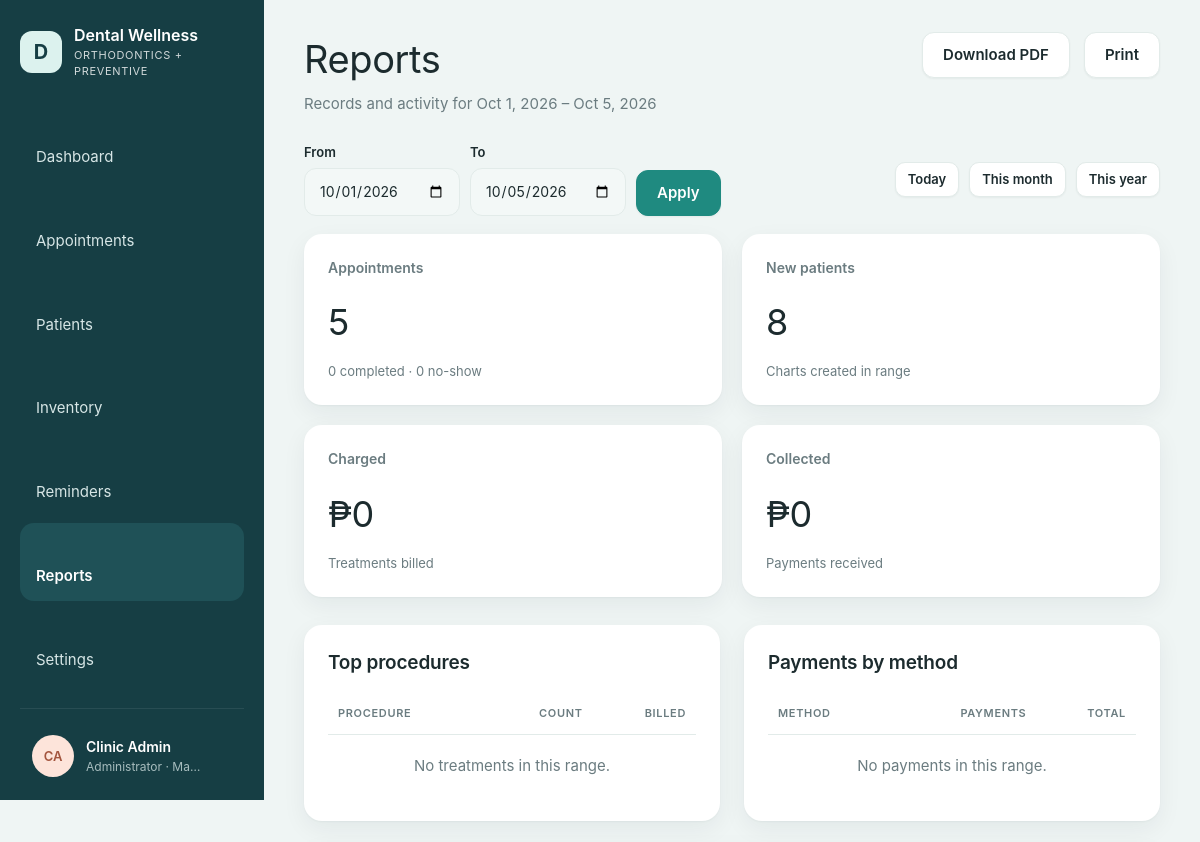
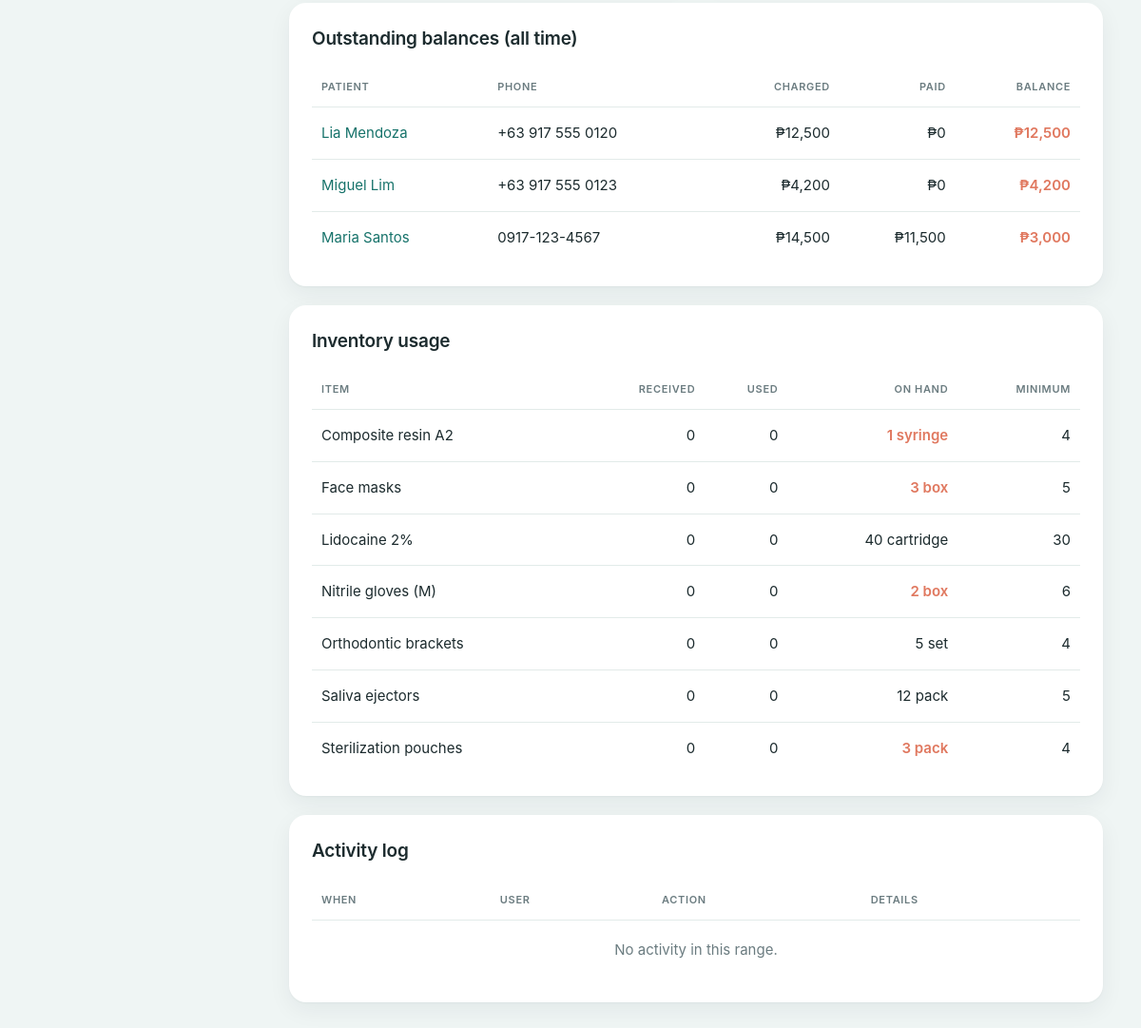
The page /reports/index.php (signed in) on the database its author committed (2 pictures, top to bottom).
### tables this page shows
CREATE TABLE IF NOT EXISTS users (
    id            INT UNSIGNED AUTO_INCREMENT PRIMARY KEY,
    name          VARCHAR(120) NOT NULL,
    username      VARCHAR(60)  NOT NULL UNIQUE,
    password_hash VARCHAR(255) NOT NULL,
    role          ENUM('admin','dentist','staff') NOT NULL DEFAULT 'staff',
    is_active     TINYINT(1) NOT NULL DEFAULT 1,
    last_login_at DATETIME NULL,
    created_at    DATETIME NOT NULL DEFAULT CURRENT_TIMESTAMP
);

CREATE TABLE IF NOT EXISTS patients (
    id                     INT UNSIGNED AUTO_INCREMENT PRIMARY KEY,
    record_no              VARCHAR(20) NULL UNIQUE,
    full_name              VARCHAR(150) NOT NULL,
    birth_date             DATE NULL,
    sex                    ENUM('female','male') NULL,
    phone                  VARCHAR(30) NULL,
    email                  VARCHAR(150) NULL,
    address                VARCHAR(255) NULL,
    care_type              ENUM('New patient','Preventive','Orthodontic','Restorative','Recall') NOT NULL DEFAULT 'New patient',
    emergency_name         VARCHAR(150) NULL,
    emergency_relationship VARCHAR(60) NULL,
    emergency_phone        VARCHAR(30) NULL,
    allergies              TEXT NULL,
    conditions             TEXT NULL,
    medications            TEXT NULL,
    dental_history         TEXT NULL,
    notes                  TEXT NULL,
    consent_signed         TINYINT(1) NOT NULL DEFAULT 0,
    consent_date           DATE NULL,
    status                 ENUM('draft','incomplete','active','archived') NOT NULL DEFAULT 'incomplete',
    created_by             INT UNSIGNED NULL,
    created_at             DATETIME NOT NULL DEFAULT CURRENT_TIMESTAMP,
    updated_at             DATETIME NOT NULL DEFAULT CURRENT_TIMESTAMP ON UPDATE CURRENT_TIMESTAMP,
    INDEX idx_patients_name (full_name),
    INDEX idx_patients_phone (phone),
    FOREIGN KEY (created_by) REFERENCES users(id) ON DELETE SET NULL
);

### reports/index.php (the view, shortened to what the rows shown need)
<?php
require_login();
$from = valid_date(input('from')) ? input('from') : date('Y-m-01');
$to = valid_date(input('to')) ? input('to') : date('Y-m-d');
$outstanding = q_all('SELECT p.id, p.full_name, p.phone, b.charged, b.paid, b.balance FROM patients p JOIN ' . BALANCES . " b ON b.patient_id = p.id
    WHERE b.balance > 0 AND p.status <> 'archived' ORDER BY b.balance DESC");
$subtitle = 'Records and activity for ' . fmt_date($from) . ' – ' . fmt_date($to);
$query = http_build_query(['from' => $from, 'to' => $to, 'format' => 'pdf']);
layout_start('Reports', 'reports', [
    'subtitle' => $subtitle,
    'action'   => '<a class="btn" href="' . url('reports/') . '?' . e($query) . '">Download PDF</a>'
        . '<button class="btn" onclick="window.print()">Print</button>',
]);
?>
<div class="layout-half" style="margin-bottom:24px">
  <section class="card">
    <h2>Top procedures</h2>
    <table><thead><tr><th>Procedure</th><th class="num">Count</th><th class="num">Billed</th></tr></thead></table>
  </section>
  <section class="card">
    <h2>Payments by method</h2>
    <table><thead><tr><th>Method</th><th class="num">Payments</th><th class="num">Total</th></tr></thead></table>
  </section>
</div>
<div class="stack">
  <section class="card">
    <h2>Outstanding balances (all time)</h2>
    <div class="table-wrap"><table class="table-cards"><thead><tr><th>Patient</th><th>Phone</th><th class="num">Charged</th><th class="num">Paid</th><th class="num">Balance</th></tr></thead><tbody>
      <?php foreach ($outstanding as $o): ?>
        <tr><td><a href="<?= url('patients/view.php') ?>?id=<?= $o['id'] ?>&amp;tab=billing"><?= e($o['full_name']) ?></a></td><td data-label="Phone"><?= e($o['phone'] ?: '—') ?></td>
          <td class="num" data-label="Charged"><?= money($o['charged']) ?></td><td class="num" data-label="Paid"><?= money($o['paid']) ?></td><td class="num amount-due" data-label="Balance"><?= money($o['balance']) ?></td></tr>
      <?php endforeach; ?>
    </tbody></table></div>
  </section>
  <section class="card">
    <h2>Inventory usage</h2>
    <div class="table-wrap"><table class="table-cards"><thead><tr><th>Item</th><th class="num">Received</th><th class="num">Used</th><th class="num">On hand</th><th class="num">Minimum</th></tr></thead></table></div>
  </section>
  <section class="card">
    <h2>Activity log</h2>
    <div class="table-wrap"><table class="table-cards"><thead><tr><th>When</th><th>User</th><th>Action</th><th>Details</th></tr></thead></table></div>
  </section>
</div>
<?php layout_end();

### includes/layout.php (shortened to what the rows shown need)
<?php
function icon(string $name): string
{
    $paths = [
        'dashboard'    => '<rect x="3" y="3" width="7" height="7" rx="1.5"/><rect x="14" y="3" width="7" height="7" rx="1.5"/><rect x="3" y="14" width="7" height="7" rx="1.5"/><rect x="14" y="14" width="7" height="7" rx="1.5"/>',
        'appointments' => '<rect x="3" y="5" width="18" height="16" rx="2"/><path d="M3 10h18M8 3v4M16 3v4"/>',
        'patients'     => '<circle cx="12" cy="8" r="4"/><path d="M4 21c0-4 4-6 8-6s8 2 8 6"/>',
        'inventory'    => '<ellipse cx="12" cy="6" rx="8" ry="3"/><path d="M4 6v6c0 1.7 3.6 3 8 3s8-1.3 8-3V6M4 12v6c0 1.7 3.6 3 8 3s8-1.3 8-3v-6"/>',
        'reminders'    => '<circle cx="12" cy="13" r="7"/><path d="M12 10v3l2 2M5 4 3 6M19 4l2 2"/>',
        'reports'      => '<path d="M6 3h9l4 4v14H6z"/><path d="M9 12h7M9 16h7M9 8h3"/>',
        'settings'     => '<circle cx="12" cy="12" r="3"/><path d="M12 2v3M12 19v3M4.2 4.2l2.1 2.1M17.7 17.7l2.1 2.1M2 12h3M19 12h3M4.2 19.8l2.1-2.1M17.7 6.3l2.1-2.1"/>',
        'logout'       => '<path d="M15 4h4v16h-4M10 8l-4 4 4 4M6 12h10"/>',
        'theme'        => '<path d="M20 14.5A8 8 0 1 1 9.5 4a6.5 6.5 0 0 0 10.5 10.5z"/>',
        'key'          => '<circle cx="8" cy="15" r="4"/><path d="M11 12l9-9M17 6l3 3M15 8l2 2"/>',
        'menu'         => '<path d="M4 6h16M4 12h16M4 18h16"/>',
        'chevron'      => '<path d="M9 6l6 6-6 6"/>',
    ];
    return '<svg class="icon" viewBox="0 0 24 24" fill="none" stroke="currentColor" stroke-width="1.6" stroke-linecap="round" stroke-linejoin="round" aria-hidden="true">'
        . ($paths[$name] ?? '') . '</svg>';
}
function theme_head(): string
{
    return "<script>(function(){var p;try{p=localStorage.getItem('welldent-theme')}catch(e){}"
        . "var d=p==='dark'||(p!=='light'&&window.matchMedia('(prefers-color-scheme: dark)').matches);"
        . "document.documentElement.setAttribute('data-theme',d?'dark':'light');"
        . "try{if(localStorage.getItem('welldent-sidebar')==='collapsed')document.documentElement.setAttribute('data-sidebar','collapsed')}catch(e){}})()</script>\n"
        . '<link rel="stylesheet" href="' . url('assets/css/app.css?v=8') . '">';
}
function layout_start(string $title, string $active, array $opts = []): void
{
    $user = current_user();
    ?>
<!doctype html>
<html lang="en">
<head>
<?= theme_head() ?>
</head>
<body>
<div class="shell">
  <aside class="sidebar">
      <button type="button" class="side-toggle" data-sidebar-toggle aria-label="Collapse sidebar" title="Collapse sidebar"><?= icon('menu') ?></button>
    <details class="side-account">
      <summary title="<?= e($user['name']) ?>">
        <span class="avatar avatar-0"><?= e(initials($user['name'])) ?></span>
        <span class="lbl"><strong><?= e($user['name']) ?></strong><small><?= e(ROLE_LABELS[$user['role']]) ?> · <?= e(config('clinic.city')) ?></small></span>
        <span class="chev"><?= icon('chevron') ?></span>
      </summary>
    </details>
  </aside>
  <main class="main">
    <header class="page-head">
      <div>
        <h1><?= e($title) ?></h1>
      </div>
    </header>
<?php
}
function layout_end(): void
{
    ?>
  </main>
</div>
</body>
</html>
<?php
}

### rows shown on the page
users: name "CA", name "Clinic Admin", role "Administrator"
patients: full_name "Lia Mendoza", phone "+63 917 555 0120", charged "₱12,500", paid "₱0", balance "₱12,500"
patients: full_name "Miguel Lim", phone "+63 917 555 0123", charged "₱4,200", paid "₱0", balance "₱4,200"
patients: full_name "Maria Santos", phone "0917-123-4567", charged "₱14,500", paid "₱11,500", balance "₱3,000"

### other values the page prints
config('clinic.name') "Dental Wellness"
config('clinic.tagline') "ORTHODONTICS + PREVENTIVE"
$label "Dashboard"
$label "Appointments"
$label "Patients"
$label "Inventory"
$label "Reminders"
$label "Reports"
$label "Settings"
config('clinic.city') "Ma…"
$title "Reports"
$opts['subtitle'] "Records and activity for Oct 1, 2026 – Oct 5, 2026"
$opts['action'] "Download PDF Print"
$totalAppts "5"
$apptStatus['completed'] "0"
